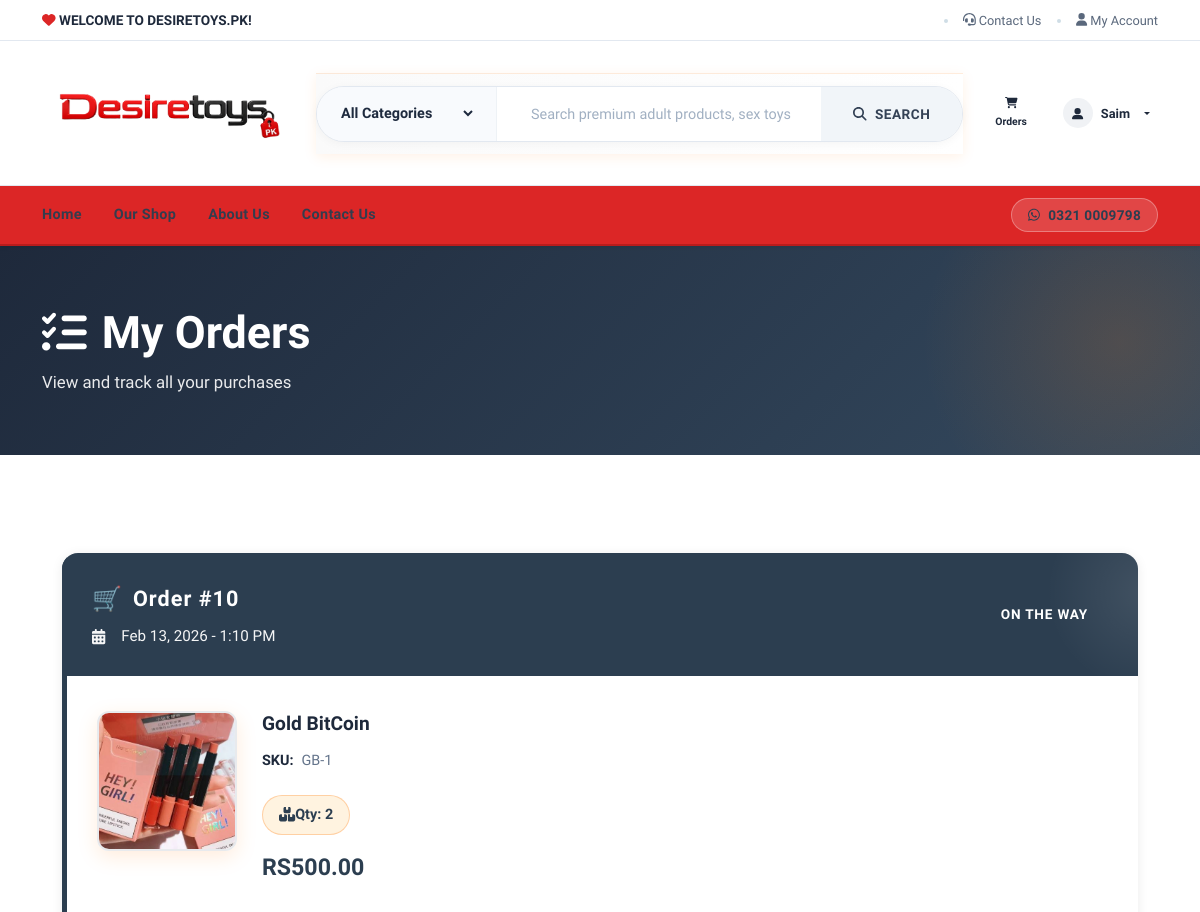
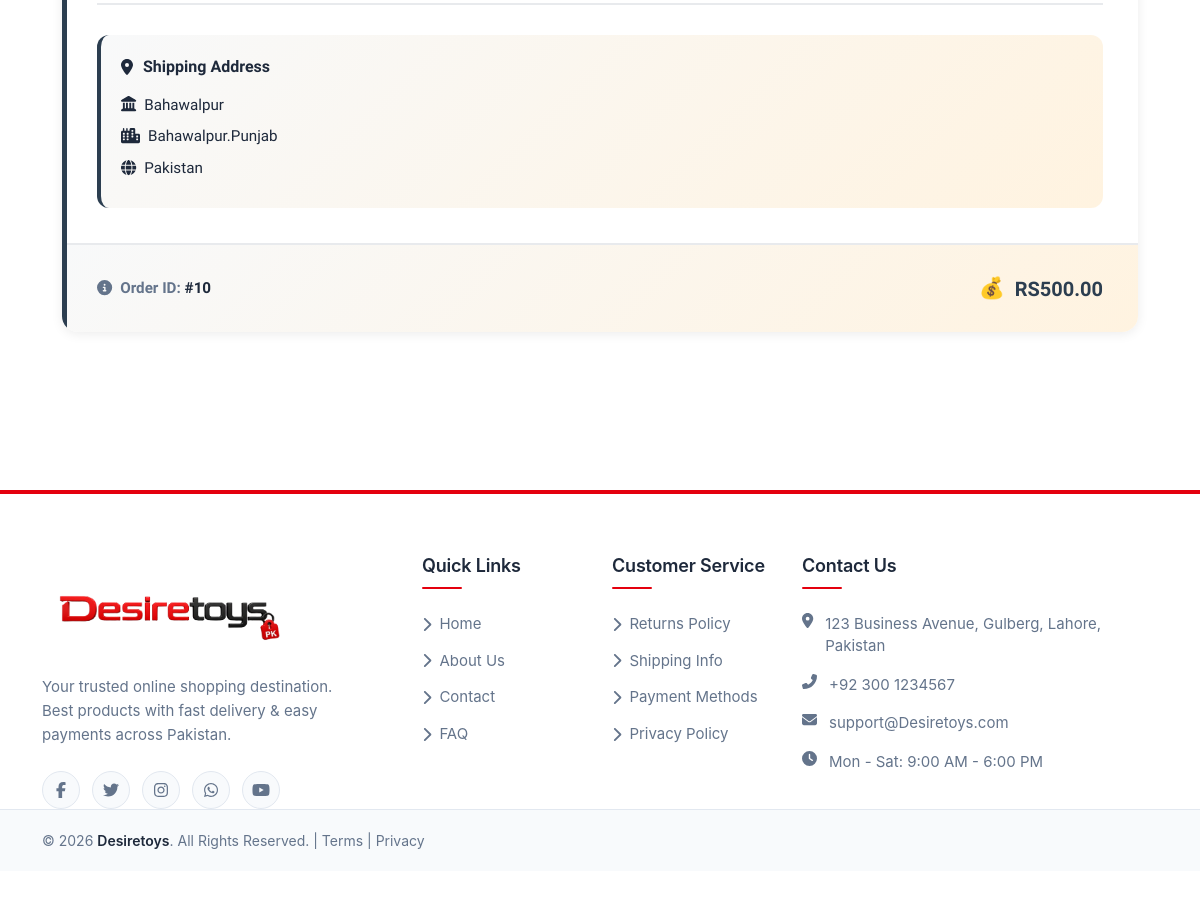
The page /orders/ (signed in) on the database its author committed (2 pictures, top to bottom).
### store/models.py (models this page shows, shortened)
class Order(models.Model):
    user = models.ForeignKey(User, on_delete=models.CASCADE)
    address = models.ForeignKey(Address, on_delete=models.CASCADE)
    product = models.ForeignKey(Product, on_delete=models.CASCADE)
    quantity = models.PositiveIntegerField()
    unit_price = models.DecimalField(max_digits=8, decimal_places=2, default=0, help_text="Price per unit at time of order")
    ordered_date = models.DateTimeField(auto_now_add=True)
    status = models.CharField(choices=STATUS_CHOICES, max_length=50, default="Pending")

class Product(models.Model):
    title = models.CharField(max_length=150)
    slug = models.SlugField(max_length=160)
    sku = models.CharField(max_length=255, unique=True)
    short_description = models.TextField()
    detail_description = RichTextField(blank=True, null=True)
    detail_description = RichTextUploadingField(blank=True, null=True)
    product_image = models.ImageField(upload_to='product', blank=True, null=True)
    brand = models.CharField(max_length=100, blank=True, null=True, verbose_name="Brand Name")
    sizes = models.TextField(blank=True, null=True, verbose_name="Available Sizes", help_text="Enter sizes separated by comma (e.g., S, M, L, XL or 36, 38, 40)")
    retail_price = models.DecimalField(max_digits=8, decimal_places=2, default=0, help_text="Retail/Marked-up price shown to customers")
    seller_price = models.DecimalField(max_digits=8, decimal_places=2, default=0, help_text="Actual selling price (base price for calculation)")
    price = models.DecimalField(max_digits=8, decimal_places=2, help_text="Display price (use seller_price for calculations)")
    rating = models.DecimalField(max_digits=3, decimal_places=1, default=0, help_text="Product rating from 0 to 5 stars")
    delivery_time = models.TextField(blank=True, null=True, verbose_name="Delivery Time Info", help_text="Estimated delivery time range (e.g., 2-3 working days)")
    refund_and_return_policy = models.TextField(blank=True, null=True, verbose_name="Refund & Return Policy", help_text="Information about return and refund policies")
    category = models.ForeignKey(Category, on_delete=models.CASCADE)
    is_active = models.BooleanField(default=True)
    is_featured = models.BooleanField(default=False)
    enable_facebook_share = models.BooleanField(default=True, verbose_name="Enable Facebook Share")
    enable_twitter_share = models.BooleanField(default=True, verbose_name="Enable Twitter/X Share")
    enable_pinterest_share = models.BooleanField(default=True, verbose_name="Enable Pinterest Share")
    enable_linkedin_share = models.BooleanField(default=True, verbose_name="Enable LinkedIn Share")
    created_at = models.DateTimeField(auto_now_add=True)
    updated_at = models.DateTimeField(auto_now=True)
    class Meta:
        verbose_name_plural = 'Products'
        ordering = ('-created_at',)

class Address(models.Model):
    user = models.ForeignKey(User, verbose_name="User", on_delete=models.CASCADE)
    full_name = models.CharField(max_length=150, verbose_name="Full Name", blank=True, null=True)
    phone_number = models.CharField(max_length=20, verbose_name="Phone Number", blank=True, null=True)
    building_no = models.CharField(max_length=150, verbose_name="Building / House No / Floor / Street", blank=True, null=True)
    locality = models.CharField(max_length=150, verbose_name="Colony / Suburb / Locality / Landmark")
    province = models.CharField(max_length=150, verbose_name="Province", blank=True, null=True)
    city = models.CharField(max_length=150, verbose_name="City")
    area = models.CharField(max_length=150, verbose_name="Area", blank=True, null=True)
    address = models.TextField(verbose_name="Address Description", blank=True, null=True)
    state = models.CharField(max_length=150, verbose_name="State", blank=True, null=True)
    country = models.CharField(max_length=150, verbose_name="Country", default="Pakistan")
    created_at = models.DateTimeField(auto_now_add=True, blank=True, null=True)
    updated_at = models.DateTimeField(auto_now=True, blank=True, null=True)
    class Meta:
        ordering = ('-updated_at',)

### store/views.py (the view)
# urls.py: path('orders/', views.orders, name="orders"),
@login_required
def orders(request):
    all_orders = Order.objects.filter(user=request.user).order_by('-ordered_date')
    return render(request, 'store/orders.html', {'orders': all_orders})

### store/context_preprocessors.py (called while the page is built)
def store_menu(request):
    categories = Category.objects.filter(is_active=True)
    context = {
        'categories_menu': categories,
    }
    return context

def cart_menu(request):
    if request.user.is_authenticated:
        cart_items= Cart.objects.filter(user=request.user)
        context = {
            'cart_items': cart_items,
        }
    else:
        context = {}
    return context

### templates/store/orders.html (shortened to what this page needs)
{% extends 'base.html' %}
{% load static %}
{% load humanize %}
{% block content %}
<section class="orders-hero">
  <div class="container">
    <div class="row">
      <div class="col-lg-12">
        <h1>
          <i class="fas fa-list-check"></i>My Orders
        </h1>
        <p>View and track all your purchases</p>
      </div>
    </div>
  </div>
</section>
<section class="py-5">
  <div class="container orders-container">
    {% if orders %}
      {% for order in orders %}
      <div class="order-card">
        <div class="order-header">
          <div>
            <div class="order-id">Order #{{ order.id }}</div>
            <div class="order-date">
              <i class="fas fa-calendar-alt me-2"></i>{{ order.ordered_date|date:"M d, Y - g:i A" }}
            </div>
          </div>
          <div class="status-badge status-{{ order.status|lower|slugify }}">
            {{ order.status }}
          </div>
        </div>
        <div class="order-body">
          <div class="product-section">
            {% if order.product.product_image %}
              <img src="{{ order.product.product_image.url }}" alt="{{ order.product.title }}" class="product-image">
            {% else %}
              <div class="product-image bg-light d-flex align-items-center justify-content-center">
                <i class="fas fa-image" style="font-size: 3rem; color: #bdc3c7;"></i>
              </div>
            {% endif %}
            <div class="product-info">
              <div class="product-title">{{ order.product.title }}</div>
              <div class="product-sku">
                <strong>SKU:</strong> {{ order.product.sku }}
              </div>
              <div class="quantity-badge">
                <i class="fas fa-boxes"></i>Qty: {{ order.quantity }}
              </div>
              <div class="product-price">RS{{ order.product.price|floatformat:2 }}</div>
            </div>
          </div>
          <div class="order-divider"></div>
          <div class="address-section">
            <div class="address-title">
              <i class="fas fa-map-marker-alt"></i>Shipping Address
            </div>
            {% if order.address %}
              <div class="address-content">
                {% if order.address.locality %}
                  <div><i class="fas fa-landmark me-2"></i>{{ order.address.locality }}</div>
                {% endif %}
                <div><i class="fas fa-city me-2"></i>{{ order.address.city }}{% if order.address.province %}, {{ order.address.province }}{% endif %}</div>
                <div><i class="fas fa-globe me-2"></i>{{ order.address.country }}</div>
              </div>
            {% else %}
              <p class="text-muted mb-0"><em>No address information available</em></p>
            {% endif %}
          </div>
        </div>
        <div class="order-footer">
          <div class="order-info">
            <i class="fas fa-info-circle me-2"></i>Order ID: <strong>#{{ order.id }}</strong>
          </div>
          <div class="order-total">
            RS{{ order.product.price|floatformat:2 }}
          </div>
        </div>
      </div>
      {% endfor %}
    {% endif %}
  </div>
</section>
{% endblock content %}

### templates/navbar.html (shortened to what this page needs)
{% load static %}
<header class="header bg-white shadow-sm sticky-top">
  <div class="top-bar-premium">
    <div class="container">
      <div class="row align-items-center gy-2">
        <div class="col-md-7 col-12 text-center text-md-start">
          <span class="top-contact"><i class="fas fa-heart" style="color: #dc2626;"></i> WELCOME TO DESIRETOYS.PK!</span>
        </div>
        <div class="col-md-5 col-12 text-center text-md-end top-links">
          <span class="separator-dot"></span>
          <a href="{% url 'store:contact' %}"><i class="fas fa-headset"></i> Contact Us</a>
          <span class="separator-dot"></span>
          {% if not request.user.is_authenticated %}
            <a href="{% url 'store:login' %}"><i class="fas fa-sign-in-alt"></i> Login/Register</a>
          {% else %}
            <a href="{% url 'store:profile' %}"><i class="fas fa-user"></i> My Account</a>
          {% endif %}
        </div>
      </div>
    </div>
  </div>
  <div class="navbar-main-wrapper">
    <div class="container">
      <div class="navbar-flex-container">
       <a class="desiretoys-logo" href="{% url 'store:home' %}">
  <img src="{% static 'img/desiretoy.png' %}"
       alt="DesireToys"
       class="logo-image"
       width="250"
       height="120">
</a>
        <div class="global-search-container">
          <form method="get" action="{% url 'store:shop' %}" role="search">
            <div class="category-select-wrapper">
             <select name="category" aria-label="Select category">
                <option value="">All Categories</option>
              </select>
            </div>
            <div class="search-input-wrapper">
              <input type="search" name="q" placeholder="Search premium adult products, sex toys & intimate wellness items...">
            </div>
            <button class="btn-brand-search-simple" type="submit">
              <i class="fas fa-search"></i><span>SEARCH</span>
            </button>
          </form>
        </div>
        <div class="nav-icon-items">
          <a class="simple-nav-link" href="{% url 'store:orders' %}">
            <div class="cart-wrapper">
              <i class="fas fa-shopping-cart"></i>
            </div>
            <span>Orders</span>
          </a>
          <div class="dropdown">
            <button class="simple-nav-link account-dropdown-btn dropdown-toggle" type="button" id="userDropdownBtn" data-bs-toggle="dropdown" aria-expanded="false">
              {% if request.user.is_authenticated %}
                <div class="avatar-simple">
                  {% if request.user.profile and request.user.profile.image %}
                    <img src="{{ request.user.profile.image.url }}" alt="{{ request.user.username }} avatar">
                  {% else %}
                    <i class="fas fa-user-alt"></i>
                  {% endif %}
                </div>
              {% else %}
                <div class="avatar-simple"><i class="fas fa-user-alt"></i></div>
              {% endif %}
              <span class="d-none d-md-inline-block user-name">
                {% if request.user.is_authenticated %}
                  {{ request.user.username|truncatechars:10 }}
                {% else %}
                  Account
                {% endif %}
              </span>
            </button>
          </div>
        </div>
      </div>
    </div>
  </div>
  <div class="red-line-nav-section">
    <div class="container">
      <div class="nav-links-red-bar">
        <a href="{% url 'store:home' %}" class="nav-link-item-dark {% if request.resolver_match.url_name == 'home' %}active-dark{% endif %}">Home</a>
        <a href="{% url 'store:shop' %}" class="nav-link-item-dark {% if request.resolver_match.url_name == 'shop' %}active-dark{% endif %}">Our Shop</a>
        <a href="{% url 'store:about' %}" class="nav-link-item-dark">About Us</a>
        <a href="{% url 'store:contact' %}" class="nav-link-item-dark">Contact Us</a>
        <a href="https://wa.me/923210009798" target="_blank" rel="noopener noreferrer" class="whatsapp-nav-link">
          <i class="fab fa-whatsapp"></i>
          <span>0321 0009798</span>
        </a>
      </div>
    </div>
  </div>
</header>

### ssebowa_store/static/css/style.default.css (style rules this page uses)
strong { font-weight: 700; }
body { font-family: "Libre Franklin", sans-serif; font-size: 1rem; font-weight: 400; line-height: 1.5; color: #111111; background-color: #fff; }
a { color: #dcb14a; text-decoration: none; }
h1, h2, h3, h4, h5, h6, .h1, .h2, .h3, .h4, .h5, .h6 { margin-bottom: 0.5rem; font-family: inherit; font-weight: 900; line-height: 1.2; color: inherit; }
h1, .h1 { font-size: 2.2rem; }
.shadow-sm { box-shadow: 0 0.125rem 0.25rem rgba(17, 17, 17, 0.075) !important; }

### templates/base.html (style rules this page uses)
:root { --primary-color: #fd7e14; --primary-light: #ff9b4c; --primary-dark: #e56700; }
.global-search-container { background: linear-gradient(to right, #fafafa, #ffffff); box-shadow: 0 3px 12px rgba(253, 126, 20, 0.1); border-top: 1px solid rgba(253, 126, 20, 0.15); padding: 12px 0 !important; }
.global-search-container form { display: flex; gap: 12px; align-items: center; max-width: 1000px; width: 100%; }
.search-input-wrapper { position: relative; flex: 1; display: flex; align-items: center; }
.category-select-wrapper { position: relative; flex: 0 1 180px; display: flex; align-items: center; }

### templates/footer.html (style rules this page uses)
:root { --brand-primary: #E4000E; --brand-dark: #E4000E; --brand-light: #E4000E; --brand-soft: #eff6ff; --text-dark: #1e293b; --text-muted: #64748b; --text-light: #94a3b8; --border-light: #e2e8f0; --bg-white: #ffffff; --bg-offwhite: #f8fafc; --shadow-sm: 0 1px 2px 0 rgb(0 0 0 / 0.05); --shadow-md: 0 4px 6px -1px rgb(0 0 0 / 0.1), 0 2px 4px -2px rgb(0 0 0 / 0.1); --shadow-lg: 0 10px 15px -3px rgb(0 0 0 / 0.1), 0 4px 6px -4px rgb(0 0 0 / 0.1); }
html { scroll-behavior: smooth; }

### rows shown on the page
Order: id "10", ordered_date "Feb 13, 2026 - 1:10 PM", status "ON THE WAY", product.product_image (picture), product "Gold BitCoin", product.sku "GB-1", quantity "2", product.price "500.00", address.locality "Bahawalpur", address.city "Bahawalpur.Punjab", address.country "Pakistan"

### other values the page prints
{{ request.user.username|truncatechars:10 }} "Saim"
